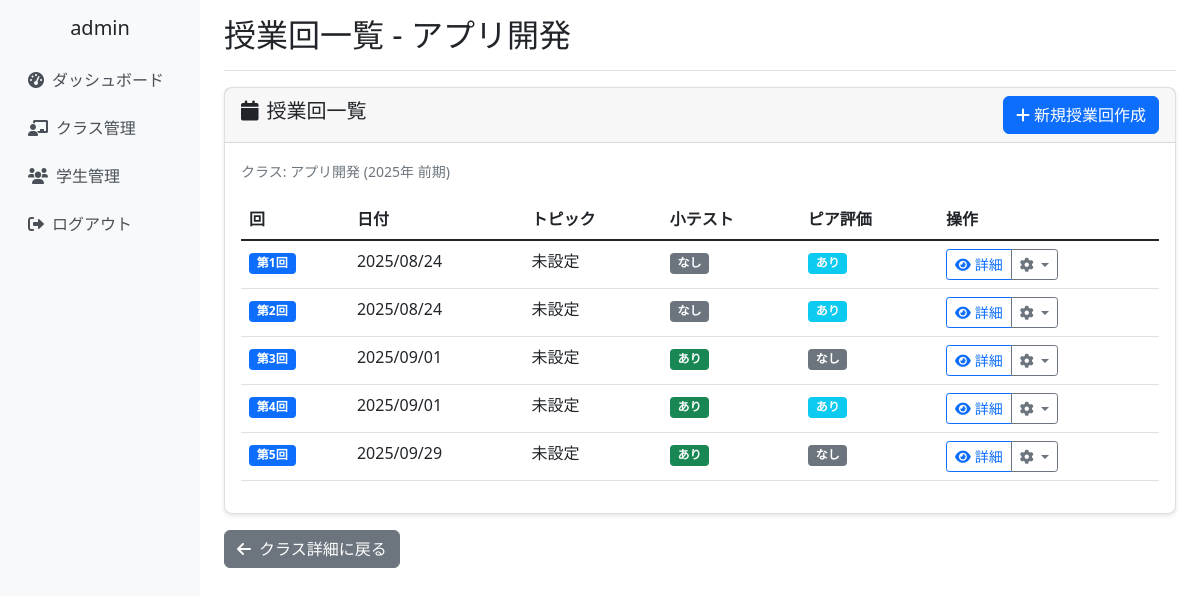
/classes/1/sessions/ (signed in), run on the app's committed database.
### school_management/models.py (models this page shows, shortened)
class CustomUser(AbstractUser):
    ROLE_CHOICES = [
        ('admin', '管理者'),
        ('teacher', '教員'),
        ('student', '学生'),
    ]
    username = None  # usernameフィールドを無効化
    email = models.EmailField(unique=True, null=True, blank=True)
    full_name = models.CharField(max_length=100, verbose_name='氏名')
    furigana = models.CharField(max_length=100, blank=True, verbose_name='ふりがな')
    points = models.IntegerField(default=0, verbose_name='ポイント')
    role = models.CharField(
        max_length=10,
        choices=ROLE_CHOICES,
        default='student',
        verbose_name='役割'
    )
    student_number = models.CharField(max_length=20, blank=True, verbose_name='学籍番号')
    teacher_id = models.CharField(max_length=20, blank=True, verbose_name='教員ID')
    created_at = models.DateTimeField(auto_now_add=True, verbose_name='登録日時')
    updated_at = models.DateTimeField(auto_now=True, verbose_name='更新日時')
    groups = models.ManyToManyField(
        'auth.Group',
        verbose_name='groups',
        blank=True,
        help_text='The groups this user belongs to.',
        related_name="customuser_set",
        related_query_name="customuser",
    )
    user_permissions = models.ManyToManyField(
        'auth.Permission',
        verbose_name='user permissions',
        blank=True,
        help_text='Specific permissions for this user.',
        related_name="customuser_set",
        related_query_name="customuser",
    )
    USERNAME_FIELD = 'email'
    REQUIRED_FIELDS = ['full_name']
    objects = CustomUserManager()
    class Meta:
        verbose_name = 'ユーザー'
        verbose_name_plural = 'ユーザー'

class ClassRoom(models.Model):
    SEMESTER_CHOICES = [
        ('first', '前期'),
        ('second', '後期'),
    ]
    class_name = models.CharField(max_length=100, verbose_name='クラス名')
    year = models.IntegerField(verbose_name='年度')
    semester = models.CharField(max_length=10, choices=SEMESTER_CHOICES, verbose_name='学期')
    teachers = models.ManyToManyField(Teacher, verbose_name='担当教員', related_name='classrooms')
    students = models.ManyToManyField(Student, blank=True, verbose_name='学生')
    created_at = models.DateTimeField(auto_now_add=True)
    updated_at = models.DateTimeField(auto_now=True)
    class Meta:
        verbose_name = 'クラス'
        verbose_name_plural = 'クラス'

class LessonSession(models.Model):
    classroom = models.ForeignKey(ClassRoom, on_delete=models.CASCADE, verbose_name='クラス')
    session_number = models.IntegerField(verbose_name='回数')
    date = models.DateField(verbose_name='実施日')
    topic = models.CharField(max_length=200, blank=True, verbose_name='テーマ・内容')
    has_quiz = models.BooleanField(default=False, verbose_name='小テストあり')
    has_peer_evaluation = models.BooleanField(default=False, verbose_name='ピア評価あり')
    peer_evaluation_closed = models.BooleanField(default=False, verbose_name='ピア評価締切済み')
    created_at = models.DateTimeField(auto_now_add=True)
    updated_at = models.DateTimeField(auto_now=True)
    class Meta:
        verbose_name = '授業回'
        verbose_name_plural = '授業回'
        unique_together = ['classroom', 'session_number']

### school_management/views.py (the view)
# urls.py: path('classes/<int:class_id>/sessions/', views.session_list_view, name='session_list'),
@login_required
def session_list_view(request, class_id):
    classroom = get_object_or_404(ClassRoom, id=class_id, teachers=request.user)
    sessions = LessonSession.objects.filter(classroom=classroom).order_by('session_number')
    context = {
        'classroom': classroom,
        'sessions': sessions,
    }
    return render(request, 'school_management/session_list.html', context)

### school_management/templates/school_management/session_list.html (shortened to what this page needs)
{% extends 'school_management/base.html' %}
{% block page_title %}授業回一覧 - {{ classroom.class_name }}{% endblock %}
{% block content %}
<div class="row">
    <div class="col-12">
        <div class="card">
            <div class="card-header d-flex justify-content-between align-items-center">
                <h5><i class="fas fa-calendar me-2"></i>授業回一覧</h5>
                <a href="{% url 'school_management:session_create' classroom.id %}" class="btn btn-primary">
                    <i class="fas fa-plus me-1"></i>新規授業回作成
                </a>
            </div>
            <div class="card-body">
                <div class="mb-3">
                    <small class="text-muted">
                        クラス: {{ classroom.class_name }} ({{ classroom.year }}年 {{ classroom.get_semester_display }})
                    </small>
                </div>
                {% if sessions %}
                <div class="table-responsive">
                    <table class="table table-hover">
                        <thead>
                            <tr>
                                <th>回</th>
                                <th>日付</th>
                                <th>トピック</th>
                                <th>小テスト</th>
                                <th>ピア評価</th>
                                <th>操作</th>
                            </tr>
                        </thead>
                        <tbody>
                            {% for session in sessions %}
                            <tr>
                                <td>
                                    <span class="badge bg-primary">第{{ session.session_number }}回</span>
                                </td>
                                <td>{{ session.date|date:"Y/m/d" }}</td>
                                <td>{{ session.topic|default:"未設定" }}</td>
                                <td>
                                    {% if session.has_quiz %}
                                        <span class="badge bg-success">あり</span>
                                    {% else %}
                                        <span class="badge bg-secondary">なし</span>
                                    {% endif %}
                                </td>
                                <td>
                                    {% if session.has_peer_evaluation %}
                                        <span class="badge bg-info">あり</span>
                                    {% else %}
                                        <span class="badge bg-secondary">なし</span>
                                    {% endif %}
                                </td>
                                <td>
                                    <div class="btn-group btn-group-sm">
                                        <a href="{% url 'school_management:session_detail' session.id %}"
                                           class="btn btn-outline-primary">
                                            <i class="fas fa-eye me-1"></i>詳細
                                        </a>
                                        <div class="btn-group btn-group-sm">
                                            <button type="button" class="btn btn-outline-secondary dropdown-toggle" data-bs-toggle="dropdown">
                                                <i class="fas fa-cog"></i>
                                            </button>
                                        </div>
                                    </div>
                                </td>
                            </tr>
                            {% endfor %}
                        </tbody>
                    </table>
                </div>
                {% endif %}
            </div>
        </div>
    </div>
</div>
<div class="row mt-3">
    <div class="col-12">
        <a href="{% url 'school_management:class_detail' classroom.id %}" class="btn btn-secondary">
            <i class="fas fa-arrow-left me-2"></i>クラス詳細に戻る
        </a>
    </div>
</div>
{% endblock %}

### school_management/templates/school_management/base.html (shortened to what this page needs)
{% load static %}
<!DOCTYPE html>
<html lang="ja">
<head>
    <link href="https://cdn.jsdelivr.net/npm/bootstrap@5.1.3/dist/css/bootstrap.min.css" rel="stylesheet">
    <link href="https://cdnjs.cloudflare.com/ajax/libs/font-awesome/6.0.0/css/all.min.css" rel="stylesheet">
    <link href="{% static 'school_management/css/base.css' %}" rel="stylesheet">
</head>
<body>
    <div class="container-fluid">
        <div class="row">
            {% if user.is_authenticated %}
            <nav class="col-md-3 col-lg-2 d-md-block d-none sidebar collapse">
                <div class="position-sticky pt-3">
                    <div class="text-center mb-3">
                        <h5>{{ user.full_name }}</h5>
                    </div>
                    <ul class="nav flex-column">
                        <li class="nav-item">
                            <a class="nav-link" href="{% url 'school_management:dashboard' %}">
                                <i class="fas fa-tachometer-alt me-2"></i>ダッシュボード
                            </a>
                        </li>
                        <li class="nav-item">
                            <a class="nav-link" href="{% url 'school_management:class_list' %}">
                                <i class="fas fa-chalkboard-teacher me-2"></i>クラス管理
                            </a>
                        </li>
                        <li class="nav-item">
                            <a class="nav-link" href="{% url 'school_management:student_list' %}">
                                <i class="fas fa-users me-2"></i>学生管理
                            </a>
                        </li>
                        <li class="nav-item">
                            <a class="nav-link" href="{% url 'school_management:logout' %}">
                                <i class="fas fa-sign-out-alt me-2"></i>ログアウト
                            </a>
                        </li>
                    </ul>
                </div>
            </nav>
            <main class="col-md-9 ms-sm-auto col-lg-10 px-md-4 main-content">
                <div class="d-flex justify-content-between flex-wrap flex-md-nowrap align-items-center pt-3 pb-2 mb-3 border-bottom">
                    <h1 class="h2">{% block page_title %}{% endblock %}</h1>
                </div>
                {% block content %}{% endblock %}
            </main>
            {% else %}
            <div class="col-12">
                {% block login_content %}{% endblock %}
            </div>
            {% endif %}
        </div>
    </div>
</body>
</html>

### school_management/static/school_management/css/base.css (style rules this page uses)
.sidebar { min-height: 100vh; background-color: #f8f9fa; }
.main-content { min-height: 100vh; }
.card { box-shadow: 0 2px 4px rgba(0, 0, 0, 0.1); border-radius: 8px; }
.btn { border-radius: 6px; transition: all 0.2s ease-in-out; }
.nav-link { color: #495057; padding: 0.75rem 1rem; border-radius: 6px; transition: all 0.2s ease-in-out; }
@media (min-width: 768px) { .sidebar { position: relative; left: 0; } }

### data on the page
CustomUser: full_name "admin"
ClassRoom: class_name "アプリ開発", year "2025", semester "前期"
LessonSession: session_number "1", date "2025/08/24", topic "未設定", has_quiz "なし", has_peer_evaluation "あり"
LessonSession: session_number "2", date "2025/08/24", topic "未設定", has_quiz "なし", has_peer_evaluation "あり"
LessonSession: session_number "3", date "2025/09/01", topic "未設定", has_quiz "あり", has_peer_evaluation "なし"
LessonSession: session_number "4", date "2025/09/01", topic "未設定", has_quiz "あり", has_peer_evaluation "あり"
LessonSession: session_number "5", date "2025/09/29", topic "未設定", has_quiz "あり", has_peer_evaluation "なし"
